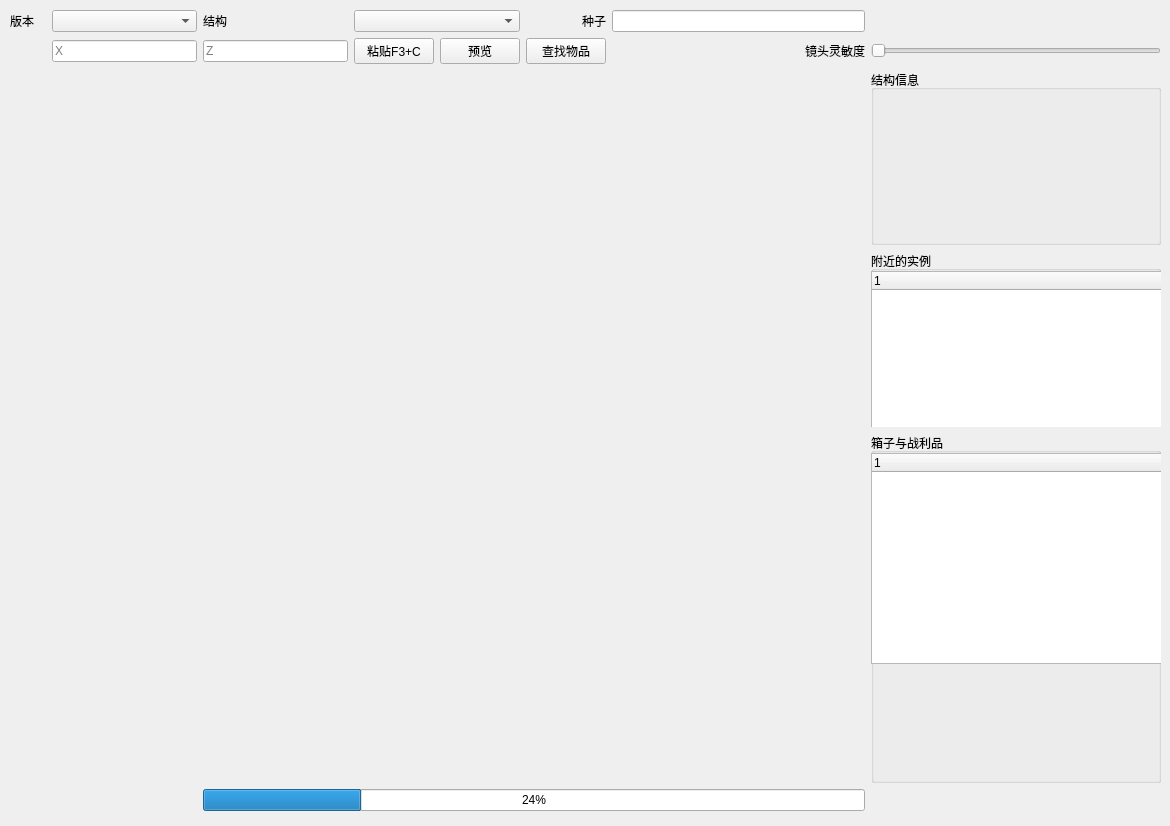
<?xml version="1.0" encoding="UTF-8"?>
<ui version="4.0">
 <class>structurePreviewer</class>
 <widget class="QWidget" name="structurePreviewer">
  <property name="geometry">
   <rect>
    <x>0</x>
    <y>0</y>
    <width>1170</width>
    <height>826</height>
   </rect>
  </property>
  <property name="windowTitle">
   <string>Form</string>
  </property>
  <widget class="QWidget" name="layoutWidget">
   <property name="geometry">
    <rect>
     <x>10</x>
     <y>10</y>
     <width>1151</width>
     <height>801</height>
    </rect>
   </property>
   <layout class="QGridLayout" name="gridLayout" rowstretch="0,1,1,1,2,0" columnstretch="1,2,2,2,2,2,2,2,7,8">
    <item row="0" column="0">
     <widget class="QLabel" name="visionLabel">
      <property name="text">
       <string>版本</string>
      </property>
     </widget>
    </item>
    <item row="0" column="1" colspan="2">
     <widget class="QComboBox" name="versionCombo"/>
    </item>
    <item row="0" column="3" colspan="2">
     <widget class="QLabel" name="structureLabel">
      <property name="text">
       <string>结构</string>
      </property>
     </widget>
    </item>
    <item row="0" column="5" colspan="2">
     <widget class="QComboBox" name="structCombo"/>
    </item>
    <item row="0" column="7">
     <widget class="QLabel" name="label_3">
      <property name="text">
       <string>种子</string>
      </property>
      <property name="alignment">
       <set>Qt::AlignmentFlag::AlignRight|Qt::AlignmentFlag::AlignTrailing|Qt::AlignmentFlag::AlignVCenter</set>
      </property>
     </widget>
    </item>
    <item row="0" column="8">
     <widget class="QLineEdit" name="seedEdit">
      <property name="sizePolicy">
       <sizepolicy hsizetype="MinimumExpanding" vsizetype="Fixed">
        <horstretch>0</horstretch>
        <verstretch>0</verstretch>
       </sizepolicy>
      </property>
     </widget>
    </item>
    <item row="1" column="3" colspan="2">
     <widget class="QLineEdit" name="coordZEdit">
      <property name="placeholderText">
       <string>Z</string>
      </property>
     </widget>
    </item>
    <item row="2" column="9">
     <widget class="QGroupBox" name="infoGroupBox">
      <property name="title">
       <string>结构信息</string>
      </property>
      <widget class="QLabel" name="infoLabel">
       <property name="geometry">
        <rect>
         <x>10</x>
         <y>20</y>
         <width>281</width>
         <height>201</height>
        </rect>
       </property>
       <property name="text">
        <string/>
       </property>
      </widget>
     </widget>
    </item>
    <item row="3" column="9">
     <widget class="QGroupBox" name="locateGroupBox">
      <property name="title">
       <string>附近的实例</string>
      </property>
      <widget class="QTreeWidget" name="treeWidget">
       <property name="geometry">
        <rect>
         <x>0</x>
         <y>20</y>
         <width>291</width>
         <height>211</height>
        </rect>
       </property>
       <column>
        <property name="text">
         <string notr="true">1</string>
        </property>
       </column>
      </widget>
     </widget>
    </item>
    <item row="4" column="9">
     <widget class="QGroupBox" name="chestsGroupBox">
      <property name="title">
       <string>箱子与战利品</string>
      </property>
      <widget class="QTreeWidget" name="chestList">
       <property name="geometry">
        <rect>
         <x>0</x>
         <y>20</y>
         <width>291</width>
         <height>211</height>
        </rect>
       </property>
       <column>
        <property name="text">
         <string notr="true">1</string>
        </property>
       </column>
      </widget>
     </widget>
    </item>
    <item row="5" column="9">
     <widget class="QLabel" name="snapshotLabel">
      <property name="text">
       <string/>
      </property>
     </widget>
    </item>
    <item row="2" column="0" rowspan="3" colspan="9">
     <widget class="QLabel" name="viewportPlaceholder">
      <property name="sizePolicy">
       <sizepolicy hsizetype="Expanding" vsizetype="Preferred">
        <horstretch>0</horstretch>
        <verstretch>0</verstretch>
       </sizepolicy>
      </property>
      <property name="minimumSize">
       <size>
        <width>6</width>
        <height>0</height>
       </size>
      </property>
      <property name="text">
       <string/>
      </property>
     </widget>
    </item>
    <item row="1" column="1" colspan="2">
     <widget class="QLineEdit" name="coordXEdit">
      <property name="placeholderText">
       <string>X</string>
      </property>
     </widget>
    </item>
    <item row="1" column="5">
     <widget class="QPushButton" name="pasteBtn">
      <property name="text">
       <string>粘贴F3+C</string>
      </property>
     </widget>
    </item>
    <item row="5" column="3" colspan="6">
     <widget class="QProgressBar" name="progressBar">
      <property name="value">
       <number>24</number>
      </property>
     </widget>
    </item>
    <item row="5" column="0" colspan="3">
     <widget class="QLabel" name="hintLabel">
      <property name="text">
       <string/>
      </property>
     </widget>
    </item>
    <item row="1" column="9">
     <widget class="QSlider" name="lensSensitivitySlider">
      <property name="orientation">
       <enum>Qt::Orientation::Horizontal</enum>
      </property>
     </widget>
    </item>
    <item row="1" column="8">
     <widget class="QLabel" name="lensSensitivityLabel">
      <property name="text">
       <string>镜头灵敏度</string>
      </property>
      <property name="alignment">
       <set>Qt::AlignmentFlag::AlignRight|Qt::AlignmentFlag::AlignTrailing|Qt::AlignmentFlag::AlignVCenter</set>
      </property>
     </widget>
    </item>
    <item row="1" column="6">
     <widget class="QPushButton" name="btnPreview">
      <property name="sizePolicy">
       <sizepolicy hsizetype="Fixed" vsizetype="Fixed">
        <horstretch>0</horstretch>
        <verstretch>0</verstretch>
       </sizepolicy>
      </property>
      <property name="text">
       <string>预览</string>
      </property>
     </widget>
    </item>
    <item row="1" column="7">
     <widget class="QPushButton" name="findItemBtn">
      <property name="text">
       <string>查找物品</string>
      </property>
     </widget>
    </item>
   </layout>
  </widget>
 </widget>
 <resources/>
 <connections/>
</ui>
